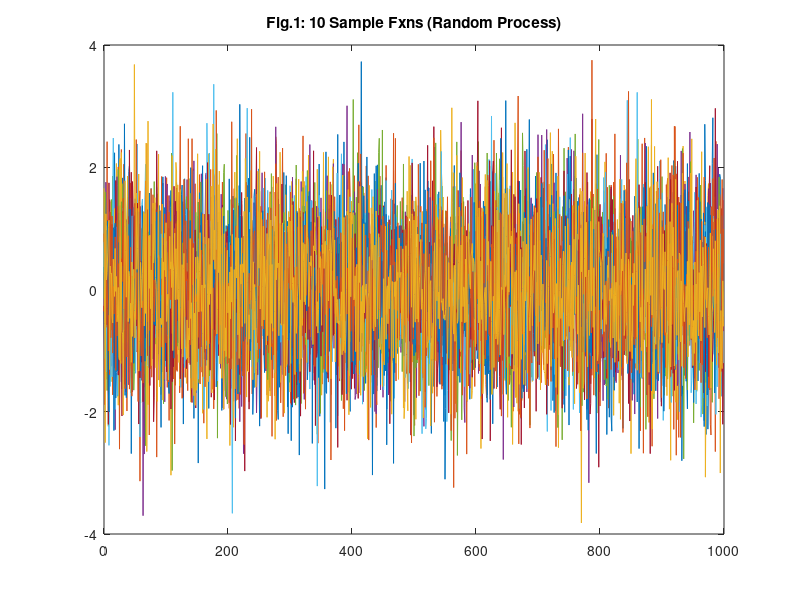
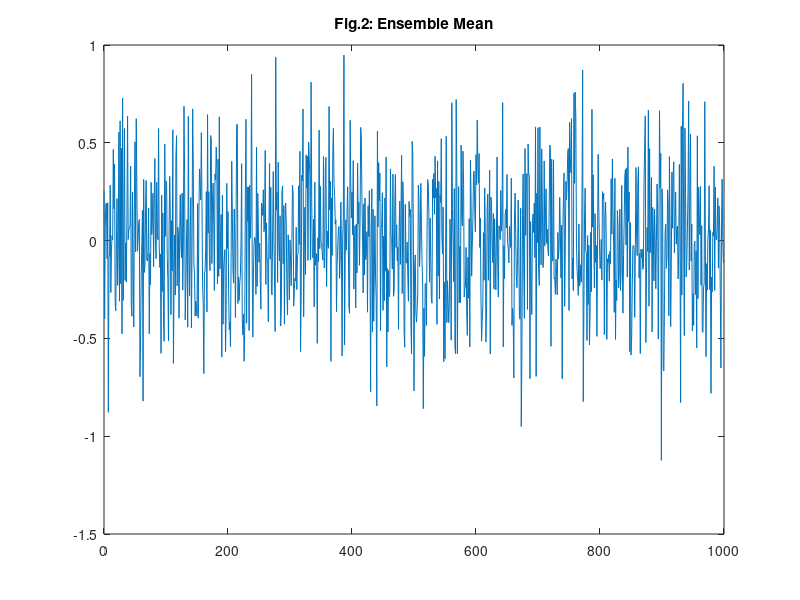
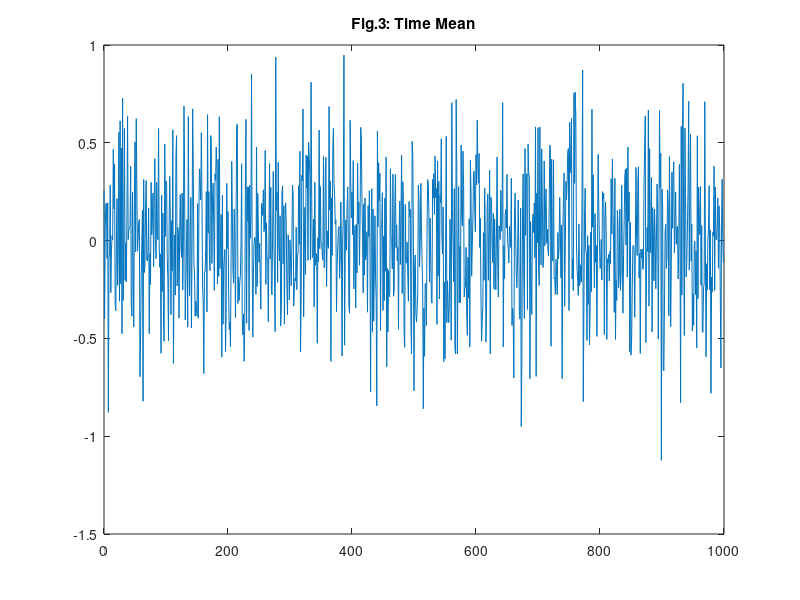
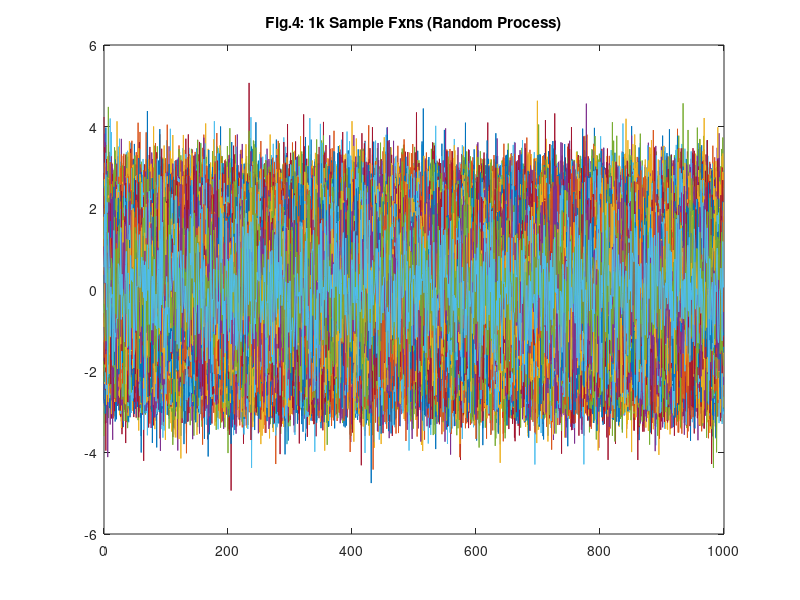

Recreate these plots in MATLAB, in order.
%% Marwin B. Alejo 2020-20221 EE214_Module3-LabEx1
% *

%% I. Simulation of Random Processes and Stationarity
% *1.a. Stationarity* 
numFxn = 10; % number of sample fxn
samples = 1000; % number of samples/fxn
x = randn(samples,numFxn); % generate ten sample fxns w/ u=0 o=1
t = 0:999; % sample interval

timeMean = mean(x,2);
sampleMean = mean(x',1);

timeVariance = var(x,1,2);
sampleVariance = var(x',1,1);

disp(['1st Moment Stationary- ', num2str(mean([timeMean(:) - sampleMean(:)] .^ 2))]);
disp(['2nd Moment Stationary - ', num2str(mean([timeVariance(:) - sampleVariance(:)] .^ 2))]);

% plot the sample fxns
figure; plot(t,x); title('Fig.1: 10 Sample Fxns (Random Process)');

% plot ensemble average and time average
figure; plot(t,sampleMean); title('Fig.2: Ensemble Mean');
figure; plot(t,timeMean); title('Fig.3: Time Mean');

%%
% *Discussion:* 
% Without further processing and simulations and by just looking with fig1-3, 
% the generated random processes above may be classified as
% Stationary. Stationary process is a stochastic process with its
% statistical propoerties don not alter with time. Its joint probability
% distribution or first/seconds moments are constant. In the case of our
% given vectors, both the means and variance are constant (independent of
% time) and as proven by the yielded output '0' of the first and second
% moments. First and second moments indicate that the vectors (processes)
% differ by elements but not their mean and variance in terms of time.

%%
% *1.b. Ergodic* 

numFxn = 1000; % number of sample fxn
samples = 1000; % number of samples/fxn
x = randn(samples,numFxn); % generate ten sample fxns w/ u=0 o=1
t = 0:999; % sample interval

timeMean = mean(x,2);
sampleMean = mean(x,1);

timeVariance = var(x,1,2);
sampleVariance = var(x,1,1);

disp(['1st Moment Ergodicy- ', num2str(mean([timeMean(:) - sampleMean(:)] .^ 2))]);
disp(['2nd Moment Ergodicy - ', num2str(mean([timeVariance(:) - sampleVariance(:)] .^ 2))]);

% plot the sample fxns
figure; plot(t,x); title('Fig.4: 1k Sample Fxns (Random Process)');

% plot ensemble average and time average
figure; plot(t,sampleMean); title('Fig.5: Ensemble Mean');
figure; plot(t,timeMean); title('Fig.6: Time Mean');

%%
% *Discussion:* 
% Similar to 1a, the vectors produced in 1b may be classified as both
% Stationary (by mere plot observation) and Ergodic as the moment along the
% time and sample dimensions are almost equivalent (see first and second
% moments of ergodicy). Unlike in Stationary that the moment are 'the same
% as is', in Ergodic, the moments are almost or equivalently the same but
% not as is, as always. Moreover, a sample is used to represent the
% entirety of the whole processes. Take note that these moments differ
% for every time execution as they are taken from particular samples of the
% processes and not the entire processes.

%%
% *2a-b. $x(t)=2sin(2*\pi*0.002t)$* 
N = randn(1000,1000); 
t = 0:999; % sample interval
x = 2*sin(2*pi*0.002*t)+N;

figure; plot(t,x(:,1:5)); title('Fig.7: First five sample fxns');

timeMean = mean(x,2);
sampleMean = mean(x,1);

%%
% Time mean
figure; plot(t,timeMean); title('Fig.7a: Time Mean')

%%
% Sample mean
figure; plot(t,sampleMean); title('Fig.7b: Sample Mean')

%%
%

timeVariance = var(x,1,2);
sampleVariance = var(x,1,1);

disp(['1st Moment - ', num2str(mean([timeMean(:) - sampleMean(:)] .^ 2))]);
disp(['2nd Moment - ', num2str(mean([timeVariance(:) - sampleVariance(:)] .^ 2))]);

%%
% *Discussion:* 
% By mere observation of the given expression and not Fig.7, it can be
% implied that the processes are neither stationary nor ergodic for x(t)
% rely on time t. It is not stationary for its variance and mean are not
% constant and time-variant. It is not ergodic for its time mean is not
% equal to or tend to the ensemble average. Observe the values generated
% with first and second moments and their difference in values.
% Furthermore, it is observable that the sample mean and variance mean are
% equivalent to each other.

%%
% *3. Stationarity of randomly phased sinusoids.* 
Fs = 8000;
F1 = 100;
t = 0:1/Fs:5/F1-(1/Fs);
A = 1; K = 10;

% Generate K realizations of the phase
Ph = -pi+(2*pi).*rand(1,K);

% Generate freq mtx
Fmat = t'*F1*ones(1,K);

% Generate the phase mtx
Phmat = ones(size(t'))*Ph;

% Generate the sinusoid
Snk = A*sin(2*pi*Fmat+Phmat);

% Plot K relaizations (different phase) of the sinusoids
figure; plot(Snk); title('Fig.8: K realizations of sine');

% Visualize the random process in 3D
figure; mesh(Snk); title('Fig.9: Random Processes');

% compute the time average of each realization
Tave = mean(Snk);

% Ensemble mean
Eave = mean(Snk');

% plot autocorrelation
figure; plot(xcorr(Snk)); title('Fig.10: Autocorrelation of Snk')

timeMean = mean(Snk,2);
sampleMean = mean(Snk',1);

timeVariance = var(Snk,1,2);
sampleVariance = var(Snk',1,1);

disp(['1st Moment WSS- ', num2str(mean([timeMean(:) - sampleMean(:)] .^ 2))]);
disp(['2nd Moment WSS- ', num2str(mean([timeVariance(:) - sampleVariance(:)] .^ 2))]);

%%
% *Proof of non-ergodic:* if we increase K to 100...
Fs = 8000;
F1 = 100;
t = 0:1/Fs:5/F1-(1/Fs);
A = 1; K = 100;
Ph = -pi+(2*pi).*rand(1,K);
Fmat = t'*F1*ones(1,K);
Phmat = ones(size(t'))*Ph;
Snk = A*sin(2*pi*Fmat+Phmat);
Tave = mean(Snk);
Eave = mean(Snk');
timeMean = mean(Snk,2);
sampleMean = mean(Snk',1);
timeVariance = var(Snk,1,2);
sampleVariance = var(Snk',1,1);
disp(['1st Moment Ergodicy Test- ', num2str(mean([timeMean(:) - sampleMean(:)] .^ 2))]);
disp(['2nd Moment Ergodicy Test- ', num2str(mean([timeVariance(:) - sampleVariance(:)] .^ 2))]);

%%
% *a-b.* 
% In a generalized statement, the randomly geenrated sinusoids above may
% be classified as a Wide-Sense Stationary (WSS) random process. The
% reasoning for this claim is similar to the general description of a
% stationary random process in section 1 above. Moreover, it is evident
% that the generated sinusoidal processes are time-invariant with its
% moments yield a constant '0' for the first and second moment test (see
% 1st/2nd moment WSS above). 
%
% The randomly generated sinusoid may also be classified as an
% Ergodic Random Process. Ofcourse, to suffice the definition of
% ergodicity, consider an increased realization K to 100. Generating the
% sinusoids time mean and sample mean yield approximately equivalent results as shown in
% the _proof-section above_. Without further words and from this
% observation, it can be inferred that this random process is an Ergodic RP.
%
% Given Fig.10 or the autocorrelation plot of the generated random process
% with 10 realizations, aside from the generic stationary properties, it
% suffices the ff. WSS properties among others: *(1)* $R_{x}(t)$ is an even 
% function given $R_{x}(t) = R_{x}(-t)$ if we consider the x=400 of fig.10 
% as our time origin. *(2)* It is clear that the generated random process is 
% a WSS given that its autocorrelation plot achieve a maximum realization 
% at time origin (t=0) which is 400 in fig.10.

%%
% *Discussion:* 
% Regardless if the random processes are generated using sin/cos fxns or
% randn/rand, a random process is stationaru if *(1)* its mean is a contant
% (time-invariant) value $u_{x}(t)=ux$; *(2)* its mean square value is also a
% constant value; *(3)* its variance is constant value
% $\sigma_{x}^{2}(t)=\sigma_{x}^{2}$; *(4)* its autocorrelation depends on
% the time distance between two samples $R_{x}(t_{1},t_{2})=R_{x}(T)$; *(5)*
% its autocovariance depends on time distance between two samples at time
%  $t_{1}$ and $t_{2}: K_{x}(t_{1},t_{2})=K_{x}(T)$ -- _be noted that
% autocovariance and autocorrelation depends on time but the entire
% functions of the process itself_ .

%%
% *4. Real-life realization of Random Process* 

%%
% *a. Paying monthly electricity bill.* 
% Paying monthly electric bill requires an individual to perform certain
% processes according to their preferred mode of payment. Considering the
% traditional electric bill over-the-counter payment, an individual
% requires to fall-in-line prior to his/her bill to be received by the
% counter and the volume of the line of people paying their bill
% over-the-counter depend on the time of the day. In general, the
% randomness of this process (electric bill payment) is the number/volume of
% people paying their monthly electric bill over-the-counter varies each
% time(minutes,hours,days,weeks,monthly). This volume of bill payers may be
% averaged for a set of time and may be used to statistically determine the
% possible volume of electric bill customers who are going to pay through
% over-the-counter payment mode for a particular time.

%%
% *b. Listening or watching the daily Covid-19 news cases.* 
% Similar to 4a above, the randomness of this process are the numbers or
% volume of observed/reported Covid-19 cases per day and when averaged
% by a factor of month, semi-annual, or annual. This averaged number may be
% used as an activation value for determining the possible volume of case
% for a particular time signature through the observed parameters.

%%
% *c. Observations of people walking and vehicles passing in a busy
% intersection.* 
% Similar to 4a and 4b, the volume of people and vehicles passing through
% an intersection differ in all moments of time. Given a day, the number or
% volume of people crossing the pedestrians of the intersection and the
% number of cars passing-through the same intersection differ every hour
% for a total number of 24 random processes for a day. A collection of this
% record for a month might be used to create a predicitve model for the
% later months which would allow the possible numbers of people and cars
% passing through the same intersection in each hour of the following
% months and times -- ofcourse in consideration of the observed parameters.

%%
% *Why is each process a random one?* 
% Although it is considered that in real-life, nothing may be done twice or
% exactly the same under the same time but only a particular process may
% occupy a particular moment of time per function. Furthermore, there are
% processes that may be considered to as stationary or repetitive, the
% values or function performed under a certain still vary from one process
% execution to another hence random.